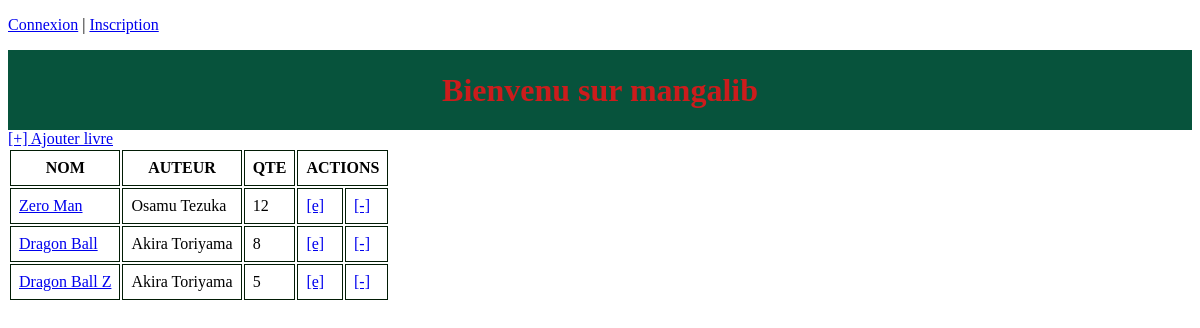
Page /manga/ on the committed database.
### mangalib/models.py (models this page shows, shortened)
class livre(models.Model):
    titre = models.CharField(max_length = 32, unique=True,verbose_name="Titre")
    quantity = models.IntegerField(default=1,verbose_name="Quantité")
    auteur = models.ForeignKey(Auteur, on_delete=models.DO_NOTHING,verbose_name="Auteur")
    class Meta:
        verbose_name ="Livre"
        verbose_name_plural ="Livres"

class Auteur(models.Model):
    nom = models.CharField(max_length=64, unique = True,verbose_name="Nom")
    class Meta:
        verbose_name ="Auteur"
        verbose_name_plural ="Auteurs"
    def __str__(self):
        return self.nom

### mangalib/views.py (the view, shortened to what this page needs)
# urls.py: path('',views.index, name='index'),  # manga/
def index(request):
    context = {
       "livres": livre.objects.all() }
    return render(request,"mangalib/index.html",context)

### mangalib/templates/mangalib/index.html
 {% include 'mangalib/couche/begin_page.html' %}
 {% if user.is_authenticated %}
    <p>Connecté sous {{ user.username }} | <a href="{% url 'accounts:logout' %}">Déconnexion</a> </p>
  {% else %}
  <p> <a href="{% url 'accounts:login'%}">Connexion</a>  |
    <a href="{% url 'accounts:register' %}">Inscription</a></p>
  {% endif %}
  <h1 > Bienvenu sur mangalib {{livre.titre}}  </h1>
   <a href=" {% url 'mangalib:add_livre' %} ">[+] Ajouter livre</a>
    <div class="ma-table">
  <table>
        <tr>
            <th>NOM</th>
            <th>AUTEUR</th>
            <th>QTE</th>
            <th colspan="2">ACTIONS</th>
        </tr>
      {% for livre in livres %}
      <tr>
      <td> <a href=" {% url 'mangalib:show' livre.id %} "> {{ livre.titre }} </a></td>
      <td> {{ livre.auteur}} </td>
      <td> {{ livre.quantity }} </td>
      <td><a href=" {% url 'mangalib:edit_livre' livre.id %} ">[e]</a></td>
      <td><a href=" {% url 'mangalib:del_livre' livre.id %} ">[-]</a></td>
    </tr>
      {% endfor %}
</table>
</div>
    {% include 'mangalib/couche/end_page.html' %}

### rows in the picture
livre: titre "Zero Man", auteur "Osamu Tezuka", quantity "12"
livre: titre "Dragon Ball", auteur "Akira Toriyama", quantity "8"
livre: titre "Dragon Ball Z", auteur "Akira Toriyama", quantity "5"
